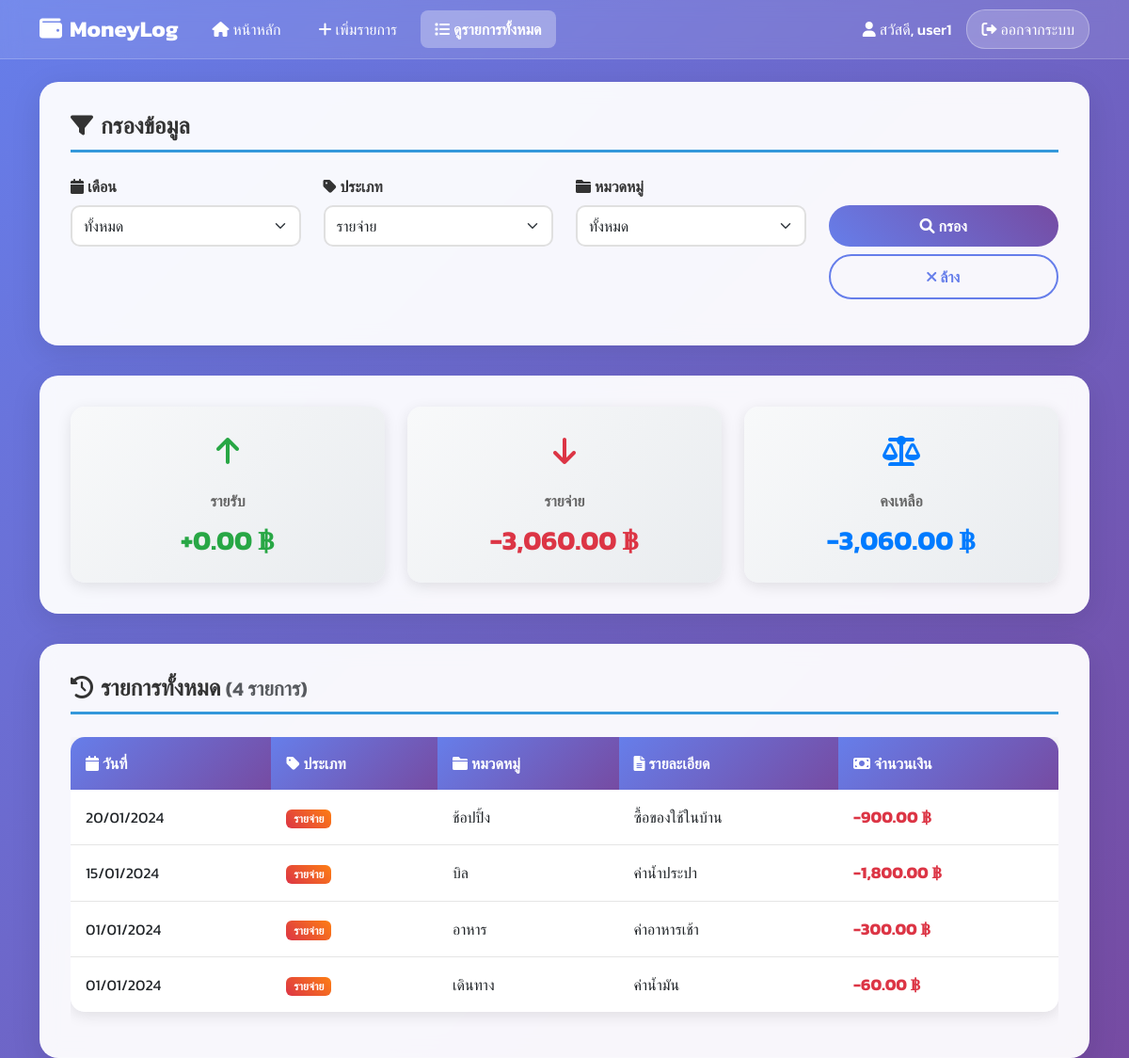
Page /transactions.php?type=expense (signed in) on the committed database.
### tables this page shows
CREATE TABLE transactions (
    id INT AUTO_INCREMENT PRIMARY KEY,
    user_id INT NOT NULL,
    type ENUM('income', 'expense') NOT NULL,
    category VARCHAR(50) NOT NULL,
    amount DECIMAL(10,2) NOT NULL,
    description TEXT,
    transaction_date DATE NOT NULL,
    created_at TIMESTAMP DEFAULT CURRENT_TIMESTAMP,
    updated_at TIMESTAMP DEFAULT CURRENT_TIMESTAMP ON UPDATE CURRENT_TIMESTAMP,
    FOREIGN KEY (user_id) REFERENCES users(id) ON DELETE CASCADE,
    INDEX idx_user_date (user_id, transaction_date),
    INDEX idx_user_type (user_id, type),
    INDEX idx_user_category (user_id, category)
);

### transactions.php (the view, shortened to what this page needs)
<?php
require 'backend/config.php';
$userId = $_SESSION['user_id'];
$page = $_GET['page'] ?? 1;
$limit = 20;
$offset = ($page - 1) * $limit;
$display_name = $_SESSION['full_name'] ?? $_SESSION['username'] ?? 'ผู้ใช้งาน';
$type = $_GET['type'] ?? '';
$whereClause = "WHERE user_id = ?";
$params = [$userId];
if ($type) {
    $whereClause .= " AND type = ?";
    $params[] = $type;
}
$countStmt = $pdo->prepare("SELECT COUNT(*) FROM transactions $whereClause");
$countStmt->execute($params);
$totalRecords = $countStmt->fetchColumn();
$stmt = $pdo->prepare("
    SELECT * FROM transactions
    $whereClause
    ORDER BY transaction_date DESC, created_at DESC
    LIMIT $limit OFFSET $offset
");
$stmt->execute($params);
$transactions = $stmt->fetchAll(PDO::FETCH_ASSOC);
?>
<!DOCTYPE html>
<html lang="th">
<head>
    <link href="https://cdn.jsdelivr.net/npm/bootstrap@5.3.0/dist/css/bootstrap.min.css" rel="stylesheet">
    <link rel="stylesheet" href="https://cdnjs.cloudflare.com/ajax/libs/font-awesome/6.0.0/css/all.min.css">
    <link rel="stylesheet" href="styles/transactions_styles.css">
</head>
<body>
    <nav class="navbar navbar-expand-lg navbar-dark">
        <div class="container">
            <a class="navbar-brand" href="#">
                <i class="fas fa-wallet me-2"></i>MoneyLog
            </a>
            <div class="collapse navbar-collapse" id="navbarNav">
                <ul class="navbar-nav me-auto">
                    <li class="nav-item">
                        <a class="nav-link" href="index.php">
                            <i class="fas fa-home me-1"></i>หน้าหลัก
                        </a>
                    </li>
                    <li class="nav-item">
                        <a class="nav-link" href="add_transaction.php">
                            <i class="fas fa-plus me-1"></i>เพิ่มรายการ
                        </a>
                    </li>
                    <li class="nav-item">
                        <a class="nav-link active" href="transactions.php">
                            <i class="fas fa-list me-1"></i>ดูรายการทั้งหมด
                        </a>
                    </li>
                </ul>
                <div class="d-flex align-items-center">
                    <span class="user-info me-3">
                        <i class="fas fa-user me-1"></i>สวัสดี, <?= htmlspecialchars($display_name) ?>
                    </span>
                    <a href="logout.php" class="logout-btn">
                        <i class="fas fa-sign-out-alt me-1"></i>ออกจากระบบ
                    </a>
                </div>
            </div>
        </div>
    </nav>
    <div class="container mt-4">
        <div class="filter-container">
            <h4>
                <i class="fas fa-filter me-2"></i>กรองข้อมูล
            </h4>
            <form method="GET">
                <div class="row">
                    <div class="col-lg-3 col-md-6 mb-3">
                        <label class="form-label">
                            <i class="fas fa-calendar me-1"></i>เดือน
                        </label>
                        <select name="month" class="form-select">
                            <option value="">ทั้งหมด</option>
                        </select>
                    </div>
                    <div class="col-lg-3 col-md-6 mb-3">
                        <label class="form-label">
                            <i class="fas fa-tag me-1"></i>ประเภท
                        </label>
                        <select name="type" class="form-select">
                            <option value="expense" <?= $type == 'expense' ? 'selected' : '' ?>>รายจ่าย</option>
                        </select>
                    </div>
                    <div class="col-lg-3 col-md-6 mb-3">
                        <label class="form-label">
                            <i class="fas fa-folder me-1"></i>หมวดหมู่
                        </label>
                        <select name="category" class="form-select">
                            <option value="">ทั้งหมด</option>
                        </select>
                    </div>
                    <div class="col-lg-3 col-md-6 mb-3">
                        <label class="form-label">&nbsp;</label>
                        <div class="d-grid gap-2">
                            <button type="submit" class="btn btn-custom">
                                <i class="fas fa-search me-1"></i>กรอง
                            </button>
                            <a href="transactions.php" class="btn btn-outline-custom">
                                <i class="fas fa-times me-1"></i>ล้าง
                            </a>
                        </div>
                    </div>
                </div>
            </form>
        </div>
        <?php if ($transactions): ?>
            <?php
            $totalIncome = 0;
            $totalExpense = 0;
            foreach ($transactions as $t) {
                if ($t['type'] == 'income') $totalIncome += $t['amount'];
                else $totalExpense += $t['amount'];
            }
            ?>
            <div class="summary-container">
                <div class="row">
                    <div class="col-lg-4 col-md-6 mb-4 mb-lg-0">
                        <div class="summary-card income-summary">
                            <div class="summary-icon">
                                <i class="fas fa-arrow-up"></i>
                            </div>
                            <div class="summary-label">รายรับ</div>
                            <div class="summary-value income-value">+<?= number_format($totalIncome, 2) ?> ฿</div>
                        </div>
                    </div>
                    <div class="col-lg-4 col-md-6 mb-4 mb-lg-0">
                        <div class="summary-card expense-summary">
                            <div class="summary-icon">
                                <i class="fas fa-arrow-down"></i>
                            </div>
                            <div class="summary-label">รายจ่าย</div>
                            <div class="summary-value expense-value">-<?= number_format($totalExpense, 2) ?> ฿</div>
                        </div>
                    </div>
                    <div class="col-lg-4 col-md-12">
                        <div class="summary-card balance-summary">
                            <div class="summary-icon">
                                <i class="fas fa-balance-scale"></i>
                            </div>
                            <div class="summary-label">คงเหลือ</div>
                            <div class="summary-value balance-value"><?= number_format($totalIncome - $totalExpense, 2) ?> ฿</div>
                        </div>
                    </div>
                </div>
            </div>
            <div class="transactions-container">
                <h4>
                    <i class="fas fa-history me-2"></i>รายการทั้งหมด
                    <small class="text-muted">(<?= number_format($totalRecords) ?> รายการ)</small>
                </h4>
                <div class="table-responsive">
                    <table class="table table-hover">
                        <thead>
                            <tr>
                                <th><i class="fas fa-calendar me-1"></i>วันที่</th>
                                <th><i class="fas fa-tag me-1"></i>ประเภท</th>
                                <th><i class="fas fa-folder me-1"></i>หมวดหมู่</th>
                                <th><i class="fas fa-file-text me-1"></i>รายละเอียด</th>
                                <th><i class="fas fa-money-bill me-1"></i>จำนวนเงิน</th>
                            </tr>
                        </thead>
                        <tbody>
                            <?php foreach ($transactions as $transaction): ?>
                            <tr>
                                <td><?= date('d/m/Y', strtotime($transaction['transaction_date'])) ?></td>
                                <td>
                                    <span class="badge badge-<?= $transaction['type'] == 'income' ? 'income' : 'expense' ?>">
                                        <?= $transaction['type'] == 'income' ? 'รายรับ' : 'รายจ่าย' ?>
                                    </span>
                                </td>
                                <td><?= htmlspecialchars($transaction['category']) ?></td>
                                <td><?= htmlspecialchars($transaction['description']) ?></td>
                                <td class="transaction-amount <?= $transaction['type'] ?>">
                                    <?= $transaction['type'] == 'income' ? '+' : '-' ?><?= number_format($transaction['amount'], 2) ?> ฿
                                </td>
                            </tr>
                            <?php endforeach; ?>
                        </tbody>
                    </table>
                </div>
            </div>
        <?php endif; ?>
    </div>
</body>
</html>

### styles/transactions_styles.css (style rules this page uses)
body { background: linear-gradient(135deg, #667eea 0%, #764ba2 100%); min-height: 100vh; font-family: 'Kanit', sans-serif; }
.navbar { background: rgba(255, 255, 255, 0.1) !important; backdrop-filter: blur(10px); border-bottom: 1px solid rgba(255, 255, 255, 0.2); }
.navbar-brand { color: white !important; font-weight: bold; font-size: 1.5rem; }
.navbar-nav .nav-link { color: white !important; margin: 0 5px; padding: 8px 15px !important; border-radius: 8px; transition: all 0.3s ease; }
.navbar-nav .nav-link.active { background: rgba(255, 255, 255, 0.3); font-weight: 600; }
.filter-container { background: rgba(255, 255, 255, 0.95); backdrop-filter: blur(10px); border-radius: 20px; padding: 2rem; margin-bottom: 2rem; box-shadow: 0 8px 32px rgba(0, 0, 0, 0.1); border: 1px solid rgba(255, 255, 255, 0.2); }
.filter-container h4 { color: #333; font-weight: 600; margin-bottom: 1.5rem; border-bottom: 3px solid #3498db; padding-bottom: 10px; }
.form-label { font-weight: 600; color: #333; }
.form-select, .form-control { border: 2px solid #e0e0e0; border-radius: 10px; padding: 8px 12px; transition: border-color 0.3s ease; }
.btn-custom { background: linear-gradient(45deg, #667eea, #764ba2); border: none; color: white; padding: 10px 20px; border-radius: 25px; font-weight: 600; transition: all 0.3s ease; text-decoration: none; display: inline-block; }
.btn-outline-custom { border: 2px solid #667eea; color: #667eea; background: transparent; padding: 10px 20px; border-radius: 25px; font-weight: 600; transition: all 0.3s ease; text-decoration: none; display: inline-block; }
.summary-container { background: rgba(255, 255, 255, 0.95); backdrop-filter: blur(10px); border-radius: 20px; padding: 2rem; margin-bottom: 2rem; box-shadow: 0 8px 32px rgba(0, 0, 0, 0.1); border: 1px solid rgba(255, 255, 255, 0.2); }
.summary-card { background: linear-gradient(135deg, #f8f9fa 0%, #e9ecef 100%); border-radius: 15px; padding: 1.5rem; text-align: center; box-shadow: 0 4px 15px rgba(0, 0, 0, 0.1); transition: transform 0.3s ease; height: 100%; }
.summary-card .summary-icon { font-size: 2rem; margin-bottom: 1rem; }
.summary-card .summary-label { font-size: 1rem; color: #666; font-weight: 600; margin-bottom: 0.5rem; }
.summary-card .summary-value { font-size: 1.8rem; font-weight: bold; margin: 0; }
.income-summary .summary-icon { color: #28a745; }
.expense-summary .summary-icon { color: #dc3545; }
.balance-summary .summary-icon { color: #007bff; }
.income-value { color: #28a745; }
.expense-value { color: #dc3545; }
.balance-value { color: #007bff; }
.transactions-container { background: rgba(255, 255, 255, 0.95); backdrop-filter: blur(10px); border-radius: 20px; padding: 2rem; box-shadow: 0 8px 32px rgba(0, 0, 0, 0.1); border: 1px solid rgba(255, 255, 255, 0.2); }
.transactions-container h4 { color: #333; font-weight: 600; margin-bottom: 1.5rem; border-bottom: 3px solid #3498db; padding-bottom: 10px; }
.table { border-radius: 15px; overflow: hidden; box-shadow: 0 4px 15px rgba(0, 0, 0, 0.1); }
.table thead th { background: linear-gradient(135deg, #667eea 0%, #764ba2 100%); color: white; font-weight: 600; border: none; padding: 1rem; }
.table tbody td { padding: 1rem; border-bottom: 1px solid rgba(0, 0, 0, 0.1); vertical-align: middle; }
.table tbody tr:last-child td { border-bottom: none; }
.transaction-amount { font-weight: bold; font-size: 1.1rem; }
.transaction-amount.expense { color: #dc3545; }
.badge-expense { background: linear-gradient(45deg, #dc3545, #fd7e14); color: white; }
.user-info { color: white; font-weight: 500; }
.logout-btn { background: rgba(255, 255, 255, 0.2); border: 1px solid rgba(255, 255, 255, 0.3); color: white; padding: 8px 15px; border-radius: 20px; text-decoration: none; transition: all 0.3s ease; }

### rows in the picture
transactions: transaction_date "20/01/2024", type "รายจ่าย", category "ช้อปปิ้ง", description "ซื้อของใช้ในบ้าน", amount "900.00"
transactions: transaction_date "15/01/2024", type "รายจ่าย", category "บิล", description "ค่าน้ำประปา", amount "1,800.00"
transactions: transaction_date "01/01/2024", type "รายจ่าย", category "อาหาร", description "ค่าอาหารเช้า", amount "300.00"
transactions: transaction_date "01/01/2024", type "รายจ่าย", category "เดินทาง", description "ค่าน้ำมัน", amount "60.00"

### other values in the picture
$display_name "user1"
$totalIncome "0.00"
$totalExpense "3,060.00"
$totalIncome - $totalExpense "-3,060.00"
$totalRecords "4"
